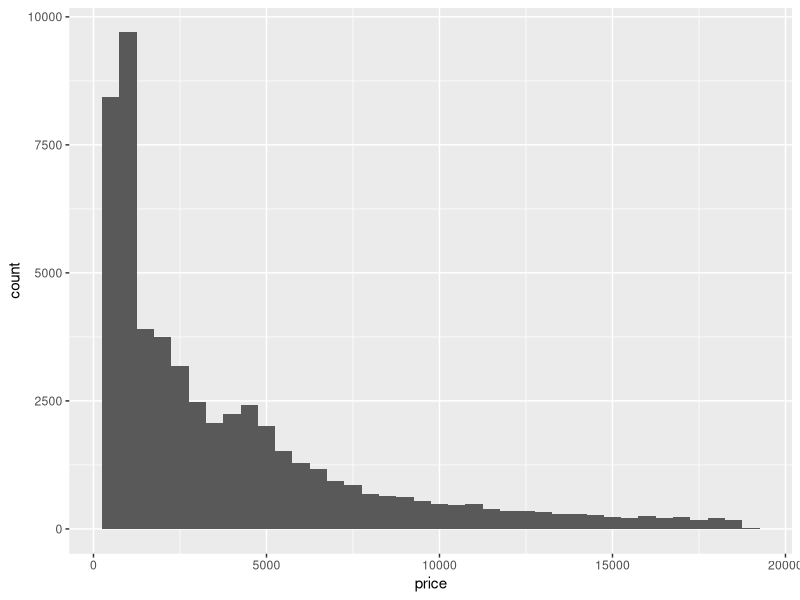
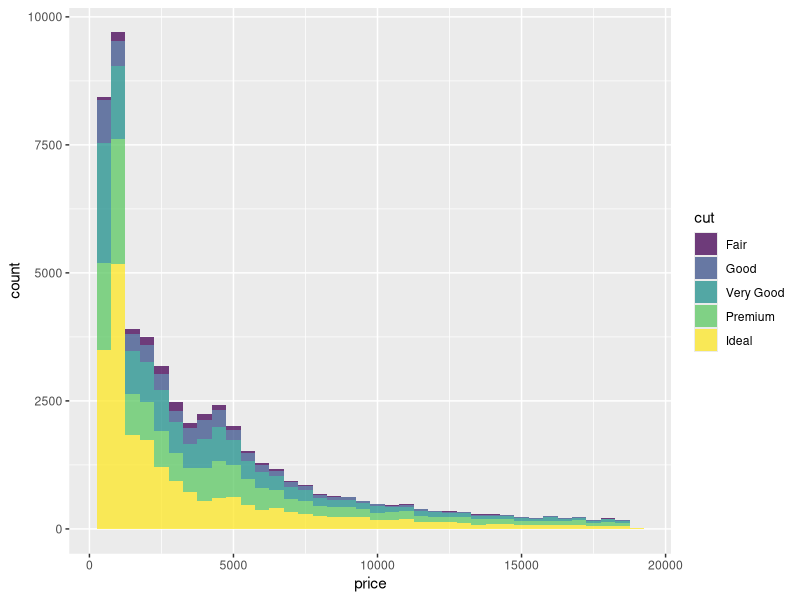
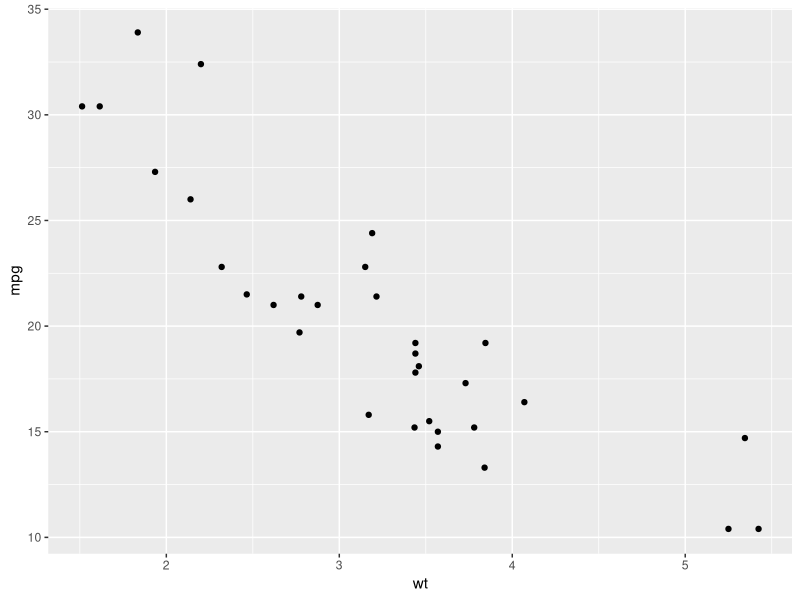
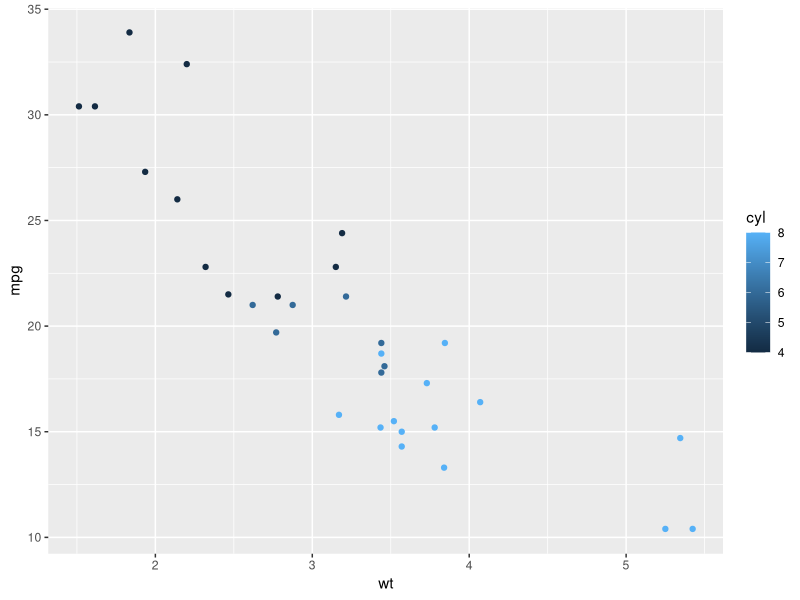
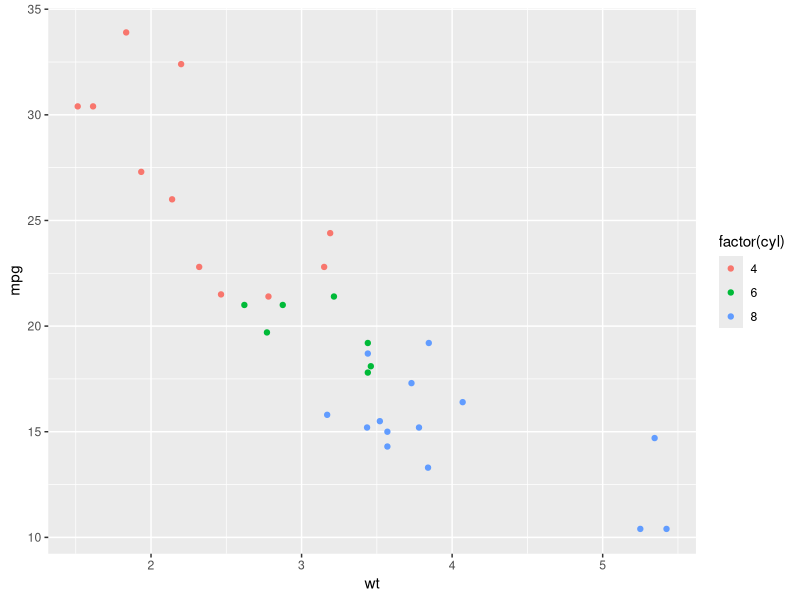
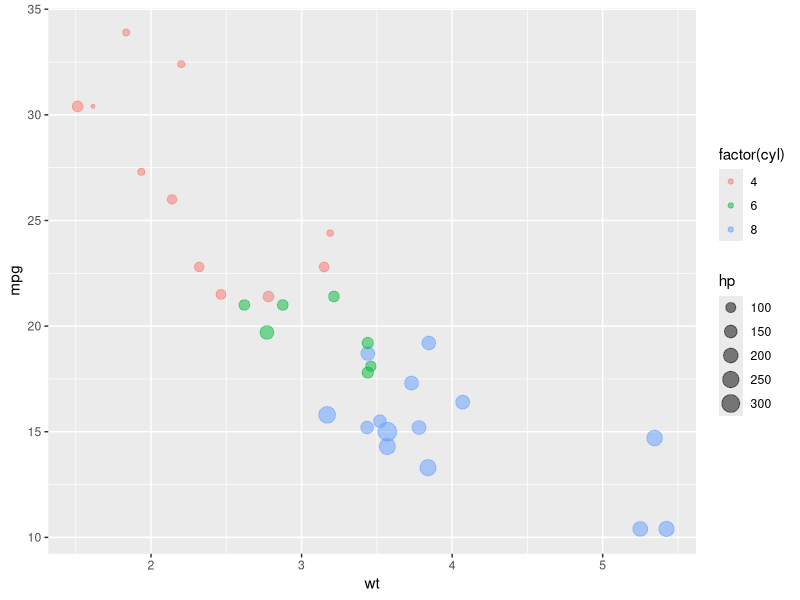
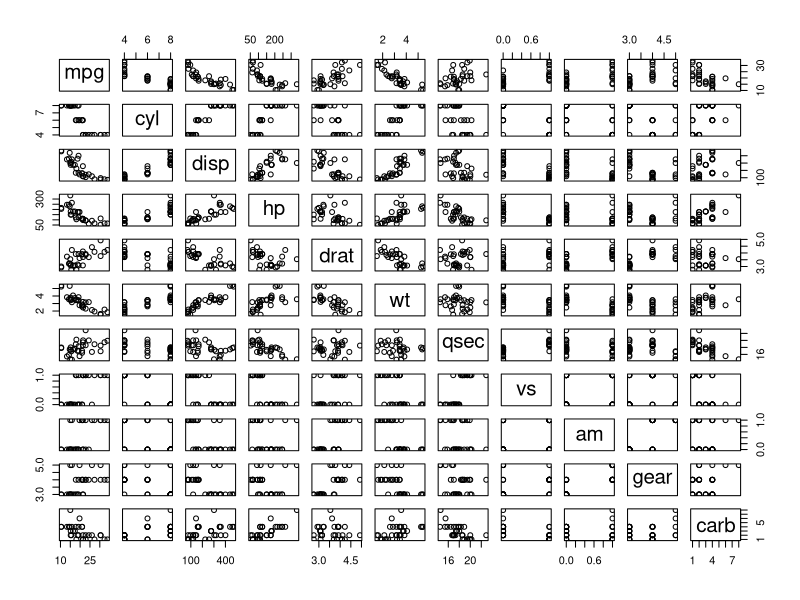
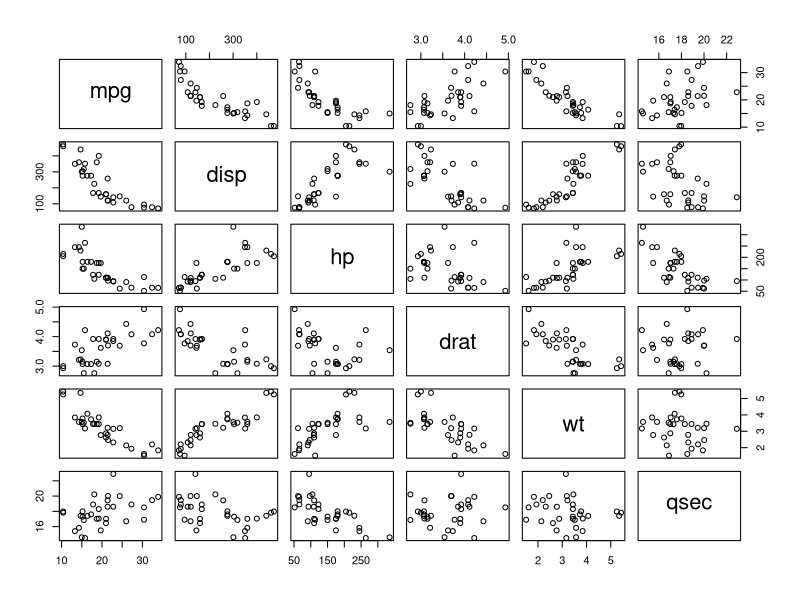

Here is the R script that generated these plots, in order:
#Lecture 3: Introduction to R

## For Loops
n <- 5 
result <- 1 
for (i in 1:n){
  result <- result * i}
result

#Function for Fibonacci
Fibonacci <- function(n){
  numbers <- numeric(n) 
  numbers[1] <- numbers[2] <- 1 
  for (i in 3:n){
    numbers[i] <- numbers[i - 2] + numbers[i - 1]
  }
  return(numbers)
}
Fibonacci(10)



#Problem: Find Prime Numbers

#Solution:



## Basics of ggplot2
#Learn more: https://www.rstudio.com/wp-content/uploads/2015/03/ggplot2-cheatsheet.pdf

if (!require(ggplot2)) install.packages("ggplot2"); library(ggplot2)
if (!require(RColorBrewer)) install.packages("RColorBrewer"); library(RColorBrewer)
if (!require(reshape2)) install.packages("reshape2"); library(reshape2)
if (!require(plyr)) install.packages("plyr"); library(plyr)
if (!require(dplyr)) install.packages("dplyr"); library(dplyr)
if (!require(scales)) install.packages("scales"); library(scales)
if (!require(modeest)) install.packages("modeest"); library(modeest)

data(diamonds) ## Load the "diamonds" dataset, available from ggplot2
head(diamonds) ## Look at the diamonds dataset

#Basic Format ggplot(data = df, aes(x = x, y = y)) + geom_function() where 
# function is the type of graph

#Things to put in aes (aesthetic mapping -- things that vary across the graph)
  # x and y
  # size
  # fill and color
  # lineType


#Basic plot
ggplot(data = diamonds) + geom_histogram(binwidth = 500, aes(x = price))

#Advanced Plot
ggplot(data= diamonds) +
  geom_histogram(binwidth = 500, alpha = 0.75, aes(x=price, fill = cut))

data(mtcars) ### A dataset with information about cars
head(mtcars) ### There are 11 variables

ggplot(data = mtcars, aes(x = wt, y = mpg)) + geom_point() 

ggplot(mtcars, aes(wt, mpg)) + geom_point(aes(colour=cyl)) 

ggplot(mtcars, aes(wt, mpg)) + geom_point(aes(colour=factor(cyl)))

#Bubble Chart
ggplot(mtcars, aes(wt, mpg)) + geom_point(aes(colour=factor(cyl), size=hp), alpha = 0.5) 

## Linear Regressions

require(stats)

head(mtcars)
plot(mtcars)

## Save a copy of a dataframe
new.mtcars <- mtcars
## List of names that need to be factored:
to.factor <- c("cyl", "vs", "am", "gear", "carb")
for(i in 1:length(to.factor)){
  colName <- to.factor[i]
  new.mtcars[,colName] <- factor(new.mtcars[,colName])
}
head(new.mtcars)
num.mtcars <- dplyr::select_if(new.mtcars, is.numeric)
# pairs(~mpg+disp+drat+wt,data=mtcars, 
# main="Simple Scatterplot Matrix")
plot(num.mtcars)

mtcars$car_name <- row.names(mtcars)
head(mtcars)
ggplot(mtcars, aes(x= wt, y = mpg)) + geom_point() + geom_text(aes(label=mtcars$car_name), alpha =0.5)

## Find a linear fit to our data
## "wt" is the predictor/independent variable
## "mpg" is the response/dependent variable
fit.mpgVwt <- lm(mpg ~ wt, data=mtcars)

summary(fit.mpgVwt)

## Coefficients of our linear fit: 
coef.fit.mpgVwt <- coefficients(fit.mpgVwt)
coef.fit.mpgVwt

#Getting Coefficients by Index
  ## Intercept
  coefficients(fit.mpgVwt)[[1]]
  
  ## Slope
  fit.mpgVwt$coefficients[[2]]
  
#Getting Coefficients by name
  ## Slope
  coefficients(fit.mpgVwt)[["wt"]]
  
  ## Intercept
  fit.mpgVwt$coefficients[["(Intercept)"]]

#Just a plot of mpg vs wt
ggplot(mtcars, aes(x=wt, y=mpg)) + geom_point() 
#added in line of best fit
ggplot(mtcars, aes(x=wt, y=mpg)) + geom_point() + geom_abline(intercept=fit.mpgVwt$coefficients[[1]], slope=fit.mpgVwt$coefficients[[2]])

ggplot(mtcars, aes(x=wt, y=mpg)) + 
  geom_point() + 
  geom_smooth(method=lm, color='#2C3E50', level = 0.95)

mtcars$res.lm <- residuals(fit.mpgVwt)  ## Another way to get residuals
ggplot(lm(mpg~wt, data=mtcars)) + 
  geom_point(aes(x=.fitted, y=.resid))

summary(fit.mpgVwt)[["r.squared"]]     ## R-squared

summary(fit.mpgVwt)[["adj.r.squared"]] ## Adjusted R-squared residuals

help("summary.lm") #if you want to look into other things the summary function can do for lm
